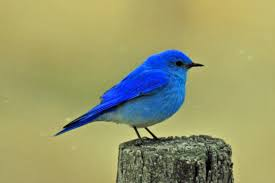
#> input picture bird1.jpg, 275 x 183 px
$ jupyter execute threshold-segmentation.ipynb
#> lines starting #> are read from the running program, lines starting #| are printed output that depends on the picture; after the words box and inside, x2 and y2 are one past the last pixel; in counts of white or black regions, pixels touching at a corner belong together
[cell 1]
import cv2 as cv
import matplotlib.pyplot as plt
from PIL import Image
import numpy as np

[cell 2]
img = cv.imread('bird1.jpg')
#> img is the input picture: shape (183, 275, 3); mean B, G, R 108.1, 154.7, 152.7

[cell 3]
blur = cv.blur(img,(5,5))
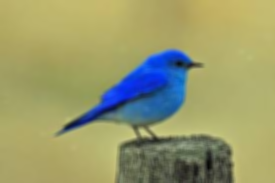
#> blur: shape (183, 275, 3); mean B, G, R 108.1, 154.7, 152.7
blur0 = cv.medianBlur(blur,5)
blur1 = cv.GaussianBlur(blur0,(5,5),0)
blur2 = cv.bilateralFilter(blur1,9,75,75)

[cell 4]
hsv = cv.cvtColor(blur2,cv.COLOR_BGR2HSV)
#> hsv: shape (183, 275, 3); mean H, S, V 37.5, 106.5, 167.1

[cell 5]
low_blue = np.array([55,0,0])
high_blue = np.array([118,255,255])
mask = cv.inRange(hsv,low_blue,high_blue)
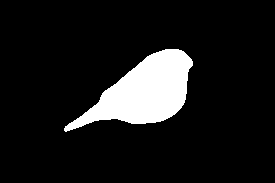
#> mask: shape (183, 275); 10.4% white; 1 white region, box (x1, y1, x2, y2) and area: (64, 49, 193, 132) 5227

[cell 6]
cv.imshow('m', mask)
cv.waitKey(0)
cv.destroyAllWindows()

[cell 7]
res = cv.bitwise_and(img,img,mask=mask)
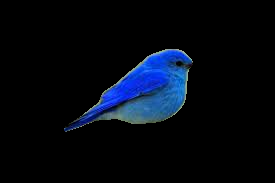
#> res: shape (183, 275, 3); mean B, G, R 17.4, 8.6, 3.8
